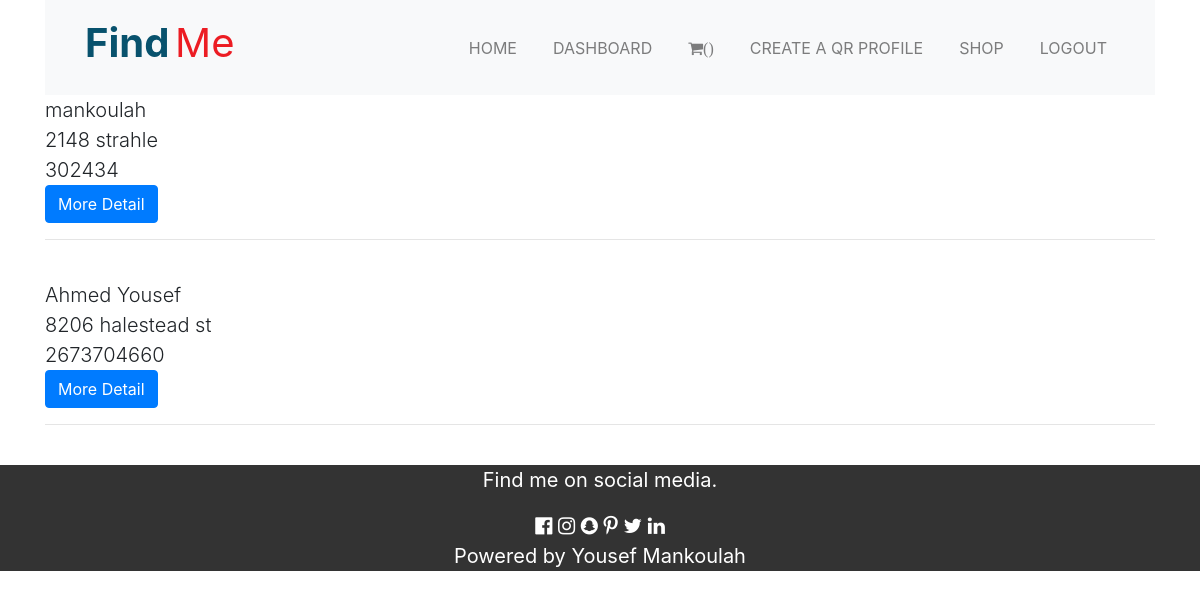
The app's page /dashboard/1/ (signed in), older data.
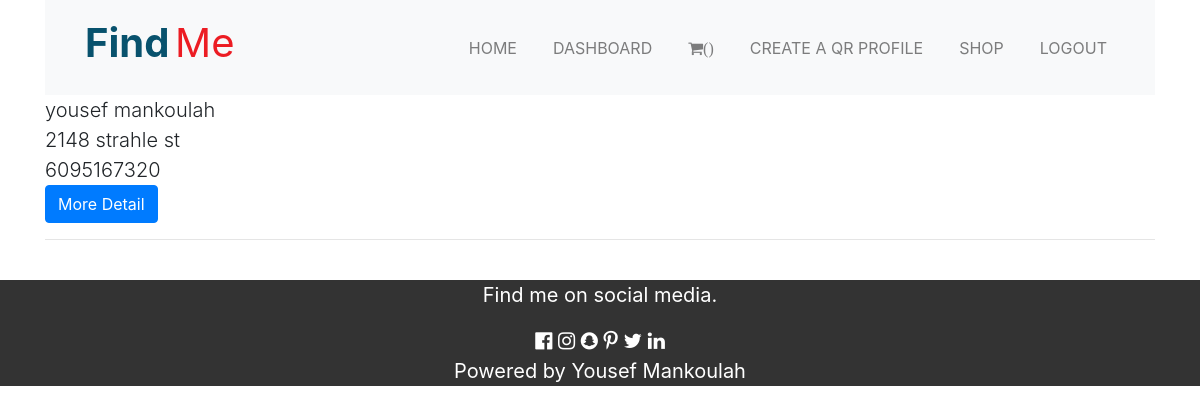
The same page, newer data.
### home/models.py (models this page shows, shortened)
class GenerateQr(models.Model):
    parent = models.ForeignKey(User, on_delete=models.CASCADE)
    name = models.CharField(max_length=300)
    address= models.CharField(max_length=300, blank=True, null=True)
    phoneNumber= models.CharField(max_length=300)
    summary = models.TextField(blank=True, null=True)
    qr = models.ImageField(upload_to='media', blank=True)
    class Meta:
        ordering = ('name',)

### home/views.py (the view)
# urls.py: path('dashboard/<id>/', views.dashboard, name="dashboard"),
@login_required(login_url='login')
def dashboard(request, id):
    dashboard = GenerateQr.objects.filter(parent=request.user).order_by('-name')
    return render(request, 'dashboard.html', {'dashboard': dashboard})

### home/templates/dashboard.html
{% extends "base.html" %}
{% load static %}
{% block content %}
{% for dashboard in dashboard  %}
<div class="container lead">
{{dashboard.name}}<br>
{{dashboard.address}}<br>
{{dashboard.phoneNumber}}<br>
<a class="btn btn-primary" href="{% url 'profileDetail' dashboard.id %}">More Detail</a>
<hr>
</div>
<br>
{% endfor %}
{% endblock %}

Row changes from the older to the newer data that the page shows:
removed GenerateQr: name "mankoulah", address "2148 strahle", phoneNumber "302434"
removed GenerateQr: name "Ahmed Yousef", address "8206 halestead st", phoneNumber "2673704660"
added GenerateQr: name "yousef mankoulah", address "2148 strahle st", phoneNumber "6095167320"
